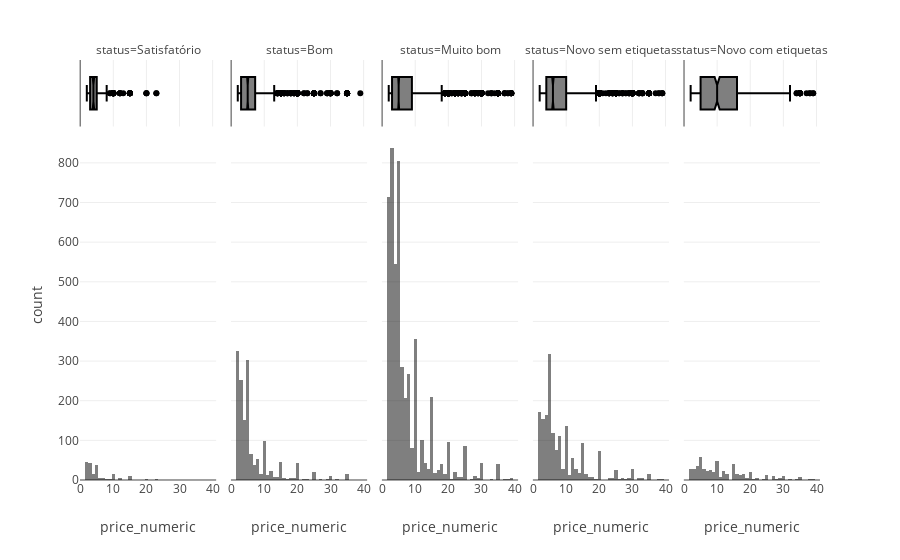

Notebook code cell kept with this figure:
### Code cell
fig = px.histogram(data, 
                x="price_numeric", 
                marginal="box", 
                barmode= "overlay", 
                facet_col="status",
                category_orders={"status":["Satisfatório", "Bom", "Muito bom", "Novo sem etiquetas", "Novo com etiquetas"]})

fig

### Figure 1 — Plotly figure (JSON) as saved in the notebook; plotly's stock layout.template omitted (floating-point values rounded to 4 significant figures; data arrays with more than 128 entries replaced by an {"elided": "..."} marker saying what was removed)
{"data": [{"alignmentgroup": "True", "bingroup": "x", "hovertemplate": "status=Satisfatório<br>price_numeric=%{x}<br>count=%{y}<extra></extra>", "legendgroup": "", "marker": {"color": "#000001", "opacity": 0.5, "pattern": {"shape": ""}}, "name": "", "offsetgroup": "", "orientation": "v", "showlegend": false, "type": "histogram", "x": {"elided": "190 int values"}, "xaxis": "x", "yaxis": "y"}, {"alignmentgroup": "True", "hovertemplate": "status=Satisfatório<br>price_numeric=%{x}<extra></extra>", "legendgroup": "", "marker": {"color": "#000001"}, "name": "", "notched": true, "offsetgroup": "", "showlegend": false, "type": "box", "x": {"elided": "190 int values"}, "xaxis": "x6", "yaxis": "y6"}, {"alignmentgroup": "True", "bingroup": "x", "hovertemplate": "status=Bom<br>price_numeric=%{x}<br>count=%{y}<extra></extra>", "legendgroup": "", "marker": {"color": "#000001", "opacity": 0.5, "pattern": {"shape": ""}}, "name": "", "offsetgroup": "", "orientation": "v", "showlegend": false, "type": "histogram", "x": {"elided": "1513 int values"}, "xaxis": "x2", "yaxis": "y2"}, {"alignmentgroup": "True", "hovertemplate": "status=Bom<br>price_numeric=%{x}<extra></extra>", "legendgroup": "", "marker": {"color": "#000001"}, "name": "", "notched": true, "offsetgroup": "", "showlegend": false, "type": "box", "x": {"elided": "1513 int values"}, "xaxis": "x7", "yaxis": "y7"}, {"alignmentgroup": "True", "bingroup": "x", "hovertemplate": "status=Muito bom<br>price_numeric=%{x}<br>count=%{y}<extra></extra>", "legendgroup": "", "marker": {"color": "#000001", "opacity": 0.5, "pattern": {"shape": ""}}, "name": "", "offsetgroup": "", "orientation": "v", "showlegend": false, "type": "histogram", "x": {"elided": "4934 int values"}, "xaxis": "x3", "yaxis": "y3"}, {"alignmentgroup": "True", "hovertemplate": "status=Muito bom<br>price_numeric=%{x}<extra></extra>", "legendgroup": "", "marker": {"color": "#000001"}, "name": "", "notched": true, "offsetgroup": "", "showlegend": false, "type": "box", "x": {"elided": "4934 int values"}, "xaxis": "x8", "yaxis": "y8"}, {"alignmentgroup": "True", "bingroup": "x", "hovertemplate": "status=Novo sem etiquetas<br>price_numeric=%{x}<br>count=%{y}<extra></extra>", "legendgroup": "", "marker": {"color": "#000001", "opacity": 0.5, "pattern": {"shape": ""}}, "name": "", "offsetgroup": "", "orientation": "v", "showlegend": false, "type": "histogram", "x": {"elided": "1697 int values"}, "xaxis": "x4", "yaxis": "y4"}, {"alignmentgroup": "True", "hovertemplate": "status=Novo sem etiquetas<br>price_numeric=%{x}<extra></extra>", "legendgroup": "", "marker": {"color": "#000001"}, "name": "", "notched": true, "offsetgroup": "", "showlegend": false, "type": "box", "x": {"elided": "1697 int values"}, "xaxis": "x9", "yaxis": "y9"}, {"alignmentgroup": "True", "bingroup": "x", "hovertemplate": "status=Novo com etiquetas<br>price_numeric=%{x}<br>count=%{y}<extra></extra>", "legendgroup": "", "marker": {"color": "#000001", "opacity": 0.5, "pattern": {"shape": ""}}, "name": "", "offsetgroup": "", "orientation": "v", "showlegend": false, "type": "histogram", "x": {"elided": "505 int values"}, "xaxis": "x5", "yaxis": "y5"}, {"alignmentgroup": "True", "hovertemplate": "status=Novo com etiquetas<br>price_numeric=%{x}<extra></extra>", "legendgroup": "", "marker": {"color": "#000001"}, "name": "", "notched": true, "offsetgroup": "", "showlegend": false, "type": "box", "x": {"elided": "505 int values"}, "xaxis": "x10", "yaxis": "y10"}], "layout": {"annotations": [{"font": {}, "showarrow": false, "text": "status=Satisfatório", "x": 0.092, "xanchor": "center", "xref": "paper", "y": 1, "yanchor": "bottom", "yref": "paper"}, {"font": {}, "showarrow": false, "text": "status=Bom", "x": 0.296, "xanchor": "center", "xref": "paper", "y": 1, "yanchor": "bottom", "yref": "paper"}, {"font": {}, "showarrow": false, "text": "status=Muito bom", "x": 0.5, "xanchor": "center", "xref": "paper", "y": 1, "yanchor": "bottom", "yref": "paper"}, {"font": {}, "showarrow": false, "text": "status=Novo sem etiquetas", "x": 0.704, "xanchor": "center", "xref": "paper", "y": 1, "yanchor": "bottom", "yref": "paper"}, {"font": {}, "showarrow": false, "text": "status=Novo com etiquetas", "x": 0.908, "xanchor": "center", "xref": "paper", "y": 1, "yanchor": "bottom", "yref": "paper"}], "barmode": "overlay", "legend": {"tracegroupgap": 0}, "margin": {"t": 60}, "xaxis": {"anchor": "y", "domain": [0, 0.184], "title": {"text": "price_numeric"}}, "xaxis10": {"anchor": "y10", "domain": [0.816, 1], "matches": "x", "showgrid": true, "showticklabels": false}, "xaxis2": {"anchor": "y2", "domain": [0.204, 0.388], "matches": "x", "title": {"text": "price_numeric"}}, "xaxis3": {"anchor": "y3", "domain": [0.408, 0.592], "matches": "x", "title": {"text": "price_numeric"}}, "xaxis4": {"anchor": "y4", "domain": [0.612, 0.796], "matches": "x", "title": {"text": "price_numeric"}}, "xaxis5": {"anchor": "y5", "domain": [0.816, 1], "matches": "x", "title": {"text": "price_numeric"}}, "xaxis6": {"anchor": "y6", "domain": [0, 0.184], "matches": "x", "showgrid": true, "showticklabels": false}, "xaxis7": {"anchor": "y7", "domain": [0.204, 0.388], "matches": "x", "showgrid": true, "showticklabels": false}, "xaxis8": {"anchor": "y8", "domain": [0.408, 0.592], "matches": "x", "showgrid": true, "showticklabels": false}, "xaxis9": {"anchor": "y9", "domain": [0.612, 0.796], "matches": "x", "showgrid": true, "showticklabels": false}, "yaxis": {"anchor": "x", "domain": [0, 0.8316], "title": {"text": "count"}}, "yaxis10": {"anchor": "x10", "domain": [0.8416, 1], "matches": "y6", "showgrid": false, "showline": false, "showticklabels": false, "ticks": ""}, "yaxis2": {"anchor": "x2", "domain": [0, 0.8316], "matches": "y", "showticklabels": false}, "yaxis3": {"anchor": "x3", "domain": [0, 0.8316], "matches": "y", "showticklabels": false}, "yaxis4": {"anchor": "x4", "domain": [0, 0.8316], "matches": "y", "showticklabels": false}, "yaxis5": {"anchor": "x5", "domain": [0, 0.8316], "matches": "y", "showticklabels": false}, "yaxis6": {"anchor": "x6", "domain": [0.8416, 1], "matches": "y6", "showgrid": false, "showline": false, "showticklabels": false, "ticks": ""}, "yaxis7": {"anchor": "x7", "domain": [0.8416, 1], "matches": "y6", "showgrid": false, "showline": false, "showticklabels": false, "ticks": ""}, "yaxis8": {"anchor": "x8", "domain": [0.8416, 1], "matches": "y6", "showgrid": false, "showline": false, "showticklabels": false, "ticks": ""}, "yaxis9": {"anchor": "x9", "domain": [0.8416, 1], "matches": "y6", "showgrid": false, "showline": false, "showticklabels": false, "ticks": ""}}}
